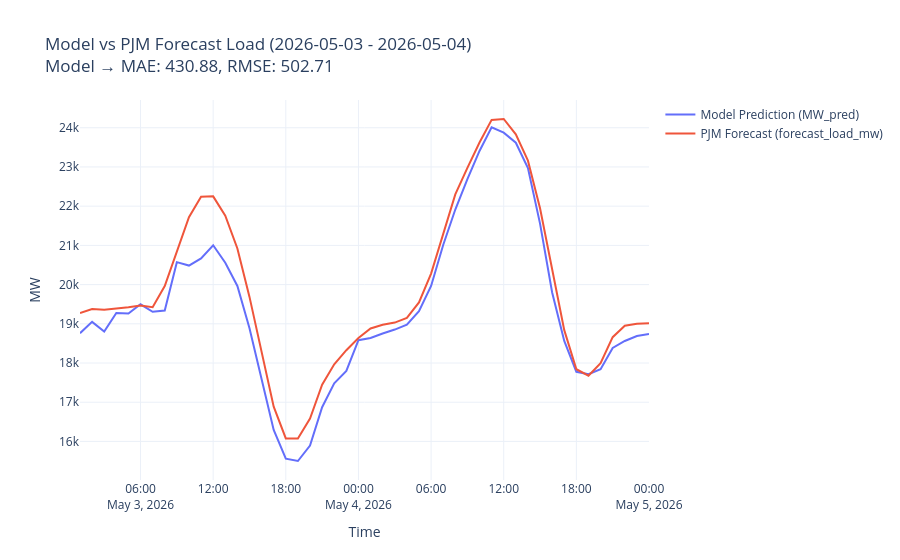

Notebook code cell kept with this figure:
### Code cell
import plotly.graph_objects as go

plot_df = ind_final.sort_values("datetime_ending_ept")

fig = go.Figure()

fig.add_trace(go.Scatter(
    x=plot_df["datetime_ending_ept"],
    y=plot_df["ind_MW_pred"],
    mode="lines",
    name="Model Prediction (MW_pred)"
))

fig.add_trace(go.Scatter(
    x=plot_df["datetime_ending_ept"],
    y=plot_df["ind_forecast_load_mw"],
    mode="lines",
    name="PJM Forecast (forecast_load_mw)"
))

fig.update_layout(
    title=(
        f"Model vs PJM Forecast Load "
        f"({start_date.strftime('%Y-%m-%d')} - {end_date.strftime('%Y-%m-%d')})<br>"
        f"Model → MAE: {mean_mae:.2f}, RMSE: {mean_rmse:.2f} "
    ),
    xaxis_title="Time",
    yaxis_title="MW",
    template="plotly_white"
)

fig.show()
